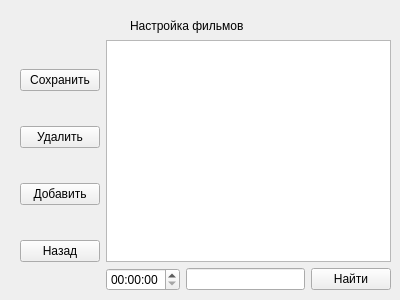
<?xml version="1.0" encoding="UTF-8"?>
<ui version="4.0">
 <class>Form</class>
 <widget class="QWidget" name="Form">
  <property name="geometry">
   <rect>
    <x>0</x>
    <y>0</y>
    <width>400</width>
    <height>300</height>
   </rect>
  </property>
  <property name="windowTitle">
   <string>Form</string>
  </property>
  <widget class="QLabel" name="label">
   <property name="geometry">
    <rect>
     <x>130</x>
     <y>10</y>
     <width>141</width>
     <height>31</height>
    </rect>
   </property>
   <property name="text">
    <string>Настройка фильмов</string>
   </property>
  </widget>
  <widget class="QWidget" name="horizontalLayoutWidget">
   <property name="geometry">
    <rect>
     <x>20</x>
     <y>40</y>
     <width>371</width>
     <height>251</height>
    </rect>
   </property>
   <layout class="QHBoxLayout" name="horizontalLayout">
    <item>
     <layout class="QVBoxLayout" name="verticalLayout">
      <item>
       <widget class="QPushButton" name="pushButton_3">
        <property name="text">
         <string>Сохранить</string>
        </property>
       </widget>
      </item>
      <item>
       <widget class="QPushButton" name="pushButton_2">
        <property name="text">
         <string>Удалить</string>
        </property>
       </widget>
      </item>
      <item>
       <widget class="QPushButton" name="pushButton">
        <property name="text">
         <string>Добавить</string>
        </property>
       </widget>
      </item>
      <item>
       <widget class="QPushButton" name="pushButton_4">
        <property name="text">
         <string>Назад</string>
        </property>
       </widget>
      </item>
     </layout>
    </item>
    <item>
     <layout class="QVBoxLayout" name="verticalLayout_2">
      <item>
       <widget class="QTableWidget" name="tableWidget"/>
      </item>
      <item>
       <layout class="QHBoxLayout" name="horizontalLayout_2">
        <item>
         <widget class="QTimeEdit" name="timeEdit"/>
        </item>
        <item>
         <widget class="QLineEdit" name="lineEdit"/>
        </item>
        <item>
         <widget class="QPushButton" name="pushButton_5">
          <property name="text">
           <string>Найти</string>
          </property>
         </widget>
        </item>
       </layout>
      </item>
     </layout>
    </item>
   </layout>
  </widget>
 </widget>
 <resources/>
 <connections/>
</ui>
